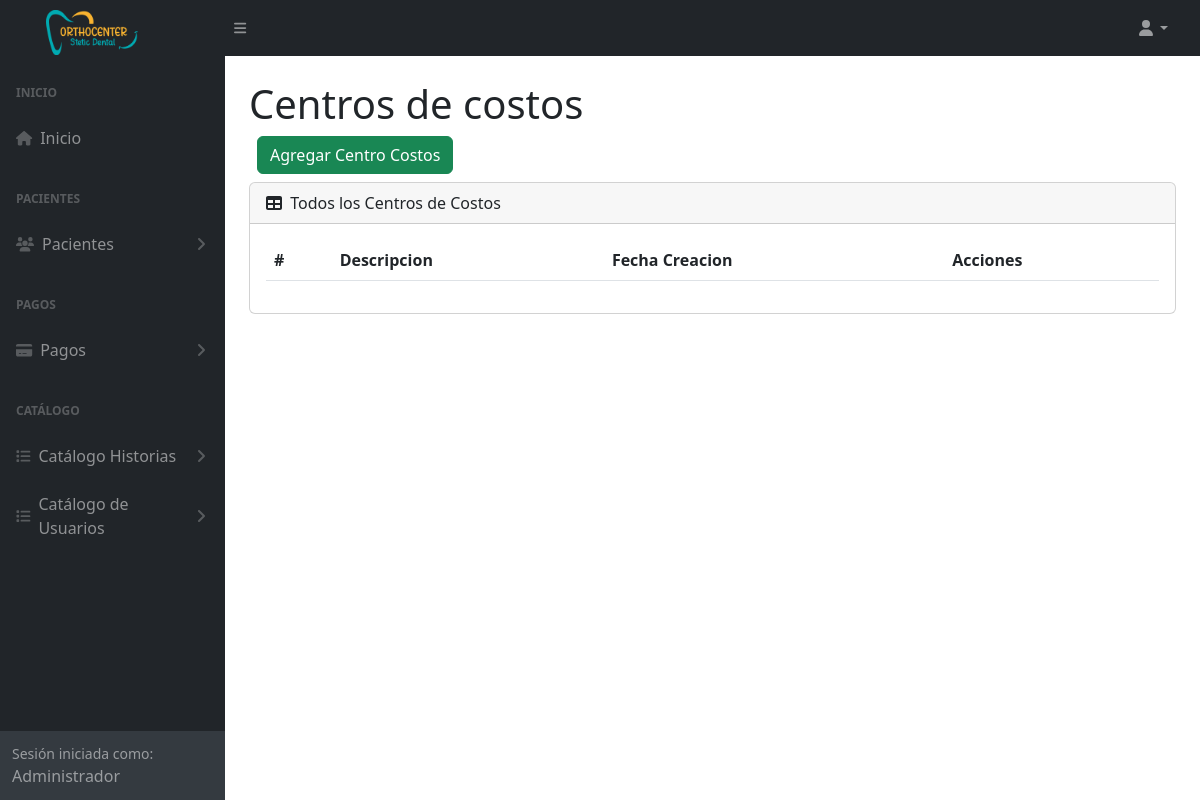
The app's page /centroCostos (signed in), older data.
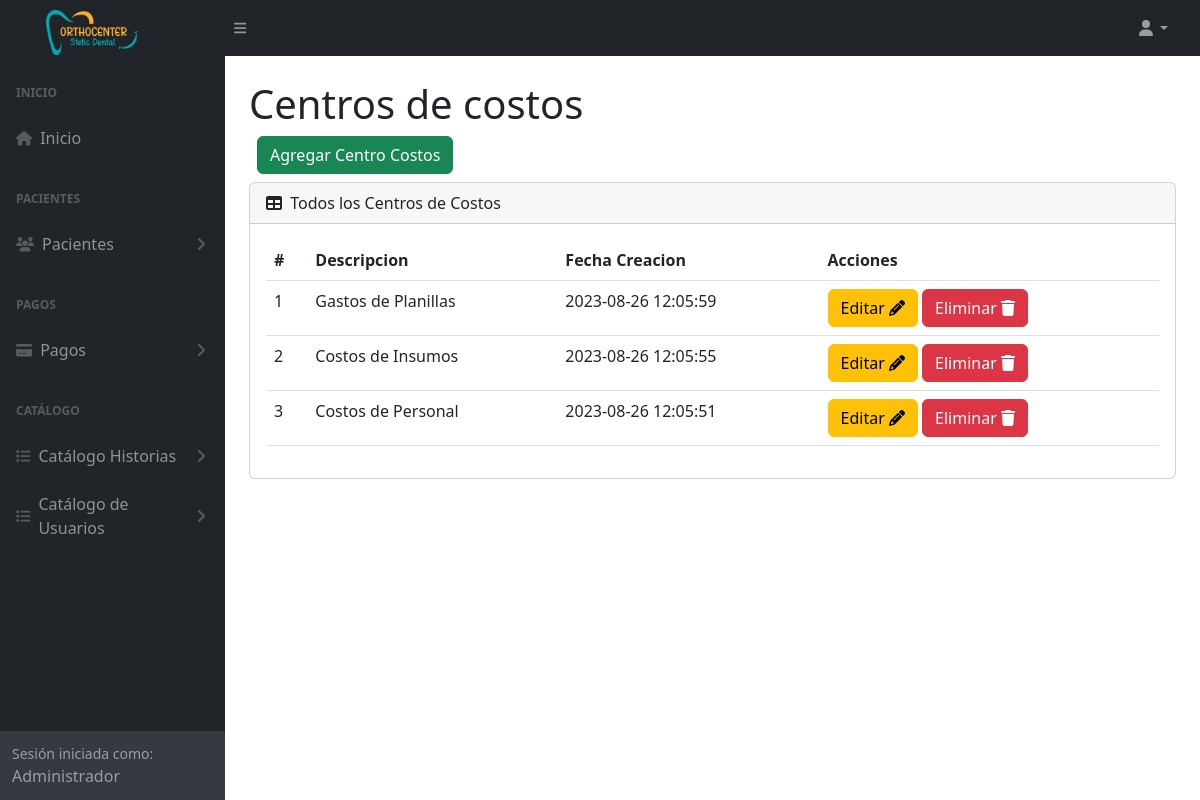
The same page, newer data.
### tables this page shows
CREATE TABLE `tba_centrocostos`  (
  `IdCentroCostos` int NOT NULL AUTO_INCREMENT,
  `DescripcionCentro` varchar(100) NOT NULL,
  `FechaCreacion` datetime NOT NULL,
  `FechaActualizacion` datetime NOT NULL,
  PRIMARY KEY (`IdCentroCostos`) USING BTREE
);

### controller/plantilla.controller.php (called while the page is built, shortened)
<?php
class ControllerPlantilla
{
  static public function ctrPlantilla()
  {
    include "view/plantilla.php";
  }
}

### index.php (called while the page is built, shortened)
<?php
require_once "controller/plantilla.controller.php";
require_once "controller/costos.controller.php";
require_once "controller/citas.controller.php";
require_once "model/costos.model.php";
$plantilla = new ControllerPlantilla();
$plantilla -> ctrPlantilla();

### controller/costos.controller.php (called while the page is built, shortened)
<?php
class ControllerCostos
{
  public static function ctrMostrarCentrosCostos()
  {
    $tabla = "tba_centrocostos";
    $respuesta = ModelCostos::mdlMostrarCentrosCostos($tabla);
    return $respuesta;
  }
}

### model/conexion.php (called while the page is built)
<?php
class Conexion
{
  static public function conn()
  {
    $link = new PDO("mysql:host=localhost;dbname=db_orthocenter","root","");
		$link->exec("set names utf8");
		return $link;
  }
}

### model/costos.model.php (called while the page is built, shortened)
<?php
require_once "conexion.php";
class ModelCostos
{
  public static function mdlMostrarCentrosCostos($tabla)
  {
    $statement = Conexion::conn()->prepare("SELECT tba_centrocostos.IdCentroCostos, tba_centrocostos.DescripcionCentro, tba_centrocostos.FechaCreacion FROM $tabla ORDER BY IdCentroCostos DESC");
    $statement -> execute();
    return $statement -> fetchAll();
  }
}

### view/modules/centroCostos.php (the view, shortened to what this page needs)
</div>
        </div>
        <div class="sb-sidenav-footer">
          <div class="small">Sesión iniciada como:</div>
          <?php echo $_SESSION["nombreUsuario"] ?>
        </div>
      </nav>
    </div>
    <div id="layoutSidenav_content">
      <main class="bg">
        <div class="container-fluid px-4">
          <h1 class="mt-4">Centros de costos</h1>
          <div class="d-flex m-2">
            <button type="button" class="btn btn-success" data-bs-toggle="modal" data-bs-target="#modalAgregarCentroCostos">
              Agregar Centro Costos
            </button>
          </div>
          <div class="card mb-4">
            <div class="card-header">
              <i class="fas fa-table me-1"></i>
              Todos los Centros de Costos
            </div>
            <div class="card-body">
              <table id="datatablesSimple" class="data-table-Gasto table">
                <thead>
                  <tr>
                    <th>#</th>
                    <th>Descripcion</th>
                    <th>Fecha Creacion</th>
                    <th>Acciones</th>
                  </tr>
                </thead>
                <tbody>
                  <?php
                  $listaCentroCostos = ControllerCostos::ctrMostrarCentrosCostos();
                  foreach ($listaCentroCostos as $key => $value)
                  {
                    echo
                    '<tr>
                      <td>'.($key + 1).'</td>
                      <td>'.$value["DescripcionCentro"].'</td>
                      <td>'.$value["FechaCreacion"].'</td>
                      <td>
                        <button class="btn btn-warning btnEditarCentro" codCentroCosto="'.$value["IdCentroCostos"].'" data-bs-toggle="modal" data-bs-target="#modalEditarCentroCostos">Editar <i class="fa-solid fa-pencil"></i></button>
                        <button class="btn btn-danger btnEliminarCentro" codCentroCosto="'.$value["IdCentroCostos"].'">Eliminar <i class="fa-solid fa-trash"></i></button>
                      </td>
                    </tr>';
                  }
                  ?>
                </tbody>
              </table>
            </div>
          </div>
        </div>
      </main>
    </div>
  </div>

Row changes from the older to the newer data that the page shows:
added tba_centrocostos: DescripcionCentro "Gastos de Planillas", FechaCreacion "2023-08-26 12:05:59"
added tba_centrocostos: DescripcionCentro "Costos de Insumos", FechaCreacion "2023-08-26 12:05:55"
added tba_centrocostos: DescripcionCentro "Costos de Personal", FechaCreacion "2023-08-26 12:05:51"
